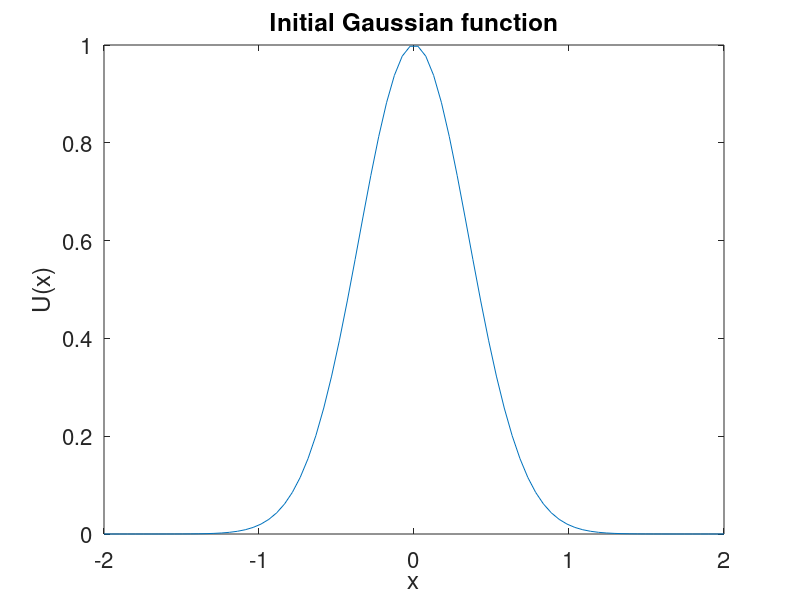

MATLAB code for this plot: (Note: this script raises an error after producing the figure.)

close all;
clear all;

                %%% Define 1D Discretised spatial %%%            

%Spatial variable on x direction
L=2; %domain on x
delta=0.05; %spatial step size
xmin=-L; %minimum boundary
xmax=L; %maximum boundary 
N=(xmax-xmin)/delta; %number of spatial points
x=linspace(xmin,xmax,N); %spatial vector
%--------------------------
                	     %%% 1D Initial state %%%

%Gaussian
sigma = 0.5;
U = exp(-x.^2/sigma^2); %Gaussian
%plotting
figure(1)
plot(x,U);
xlabel('x')
ylabel('U(x)')
title('Initial Gaussian function')
set(gca,'FontSize',16)
%--------------------------
                    %%% 1D Wave vector disretisation %%%
                   
%x direction
k = (2*pi/L)*[0:(N/2-1) (-N/2):-1]'; 
k(1) = 10^(-6);
%convert to columns so they can pass to ode45
k = reshape(k,N,1);
% %--------------------------
% 
                    %%% Fast Fourier Transform %%%
                    
%FT+shift of the initial condition
Ut = fftshift(fft(U));   
%stacked data to a coloumn to be passed later to ode45
Ut = reshape(Ut,N,1);
% %--------------------------
% 
                    %%% Time variable %%%

%tspan = [0 0.01 0.05 0.1 0.2 0.5 0.6 0.8 1 1.5 2 2.5 3 3.5 4];
dt = 0.1; %time step
tmin = 0;
tmax = 4;
tspan = [tmin tmax];
% %--------------------------
% 
%                 %%%Iterate and integrate over time %%%
%    
 for TimeIteration = 1:100
    t= TimeIteration * dt;               
    %solve
    [Time,Sol] = ode45('FFT_rhs_1D',tspan,Ut,[], k);
    Sol = ifft(ifftshift(Sol(TimeIteration,:))); 
    figure(2)
    plot(x,real(Sol));
    xlabel('$x$','Interpreter','latex')
    ylabel('$\mathrm{Re}\{U(x,t)\}$','Interpreter','latex')
    ylim ([-1.5 1.5])
    xlim ([-3 3])
    title('Spectral Solution of the 1D One-Way Wave Equation')
    set(gca,'FontSize',16)
    txt = {['t = ' num2str(t)]};
    text(1,1,txt,'FontSize',16)
    drawnow;
    
    figure(3)
    waterfall(x,t,real(Sol))
    map = [0 0 0];
    colormap(map);
    xlim ([-L L])
    ylim ([0 10])
    zlim ([-1 1])
    xlabel('$x$','Interpreter','latex')
    ylabel('$y$','Interpreter','latex')
    zlabel('$\mathrm{Re}\{U(x,t)\}$','Interpreter','latex')
    drawnow;
    
    %pause(0.1)
 end
    %--------------------------
